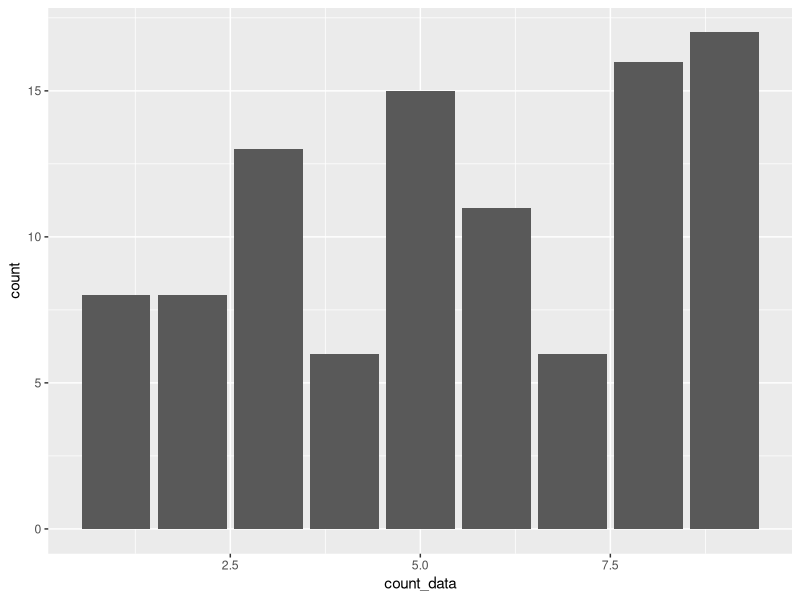
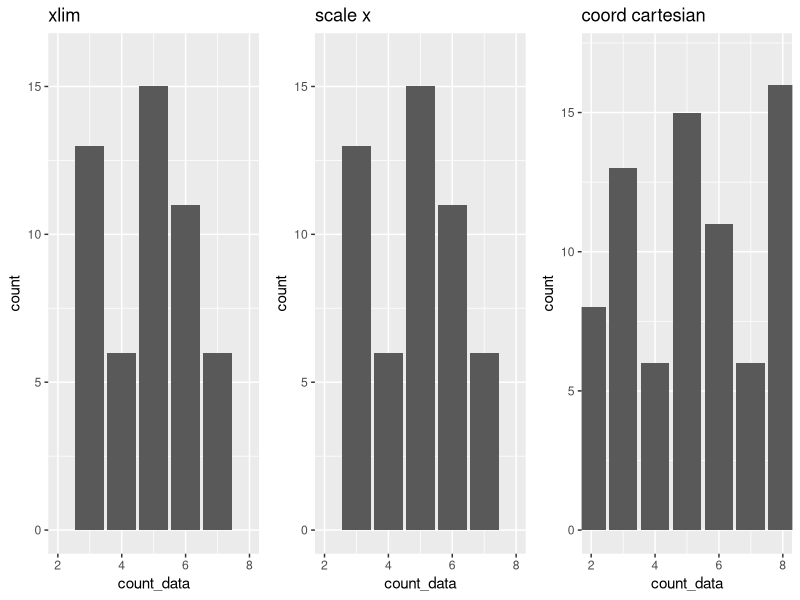
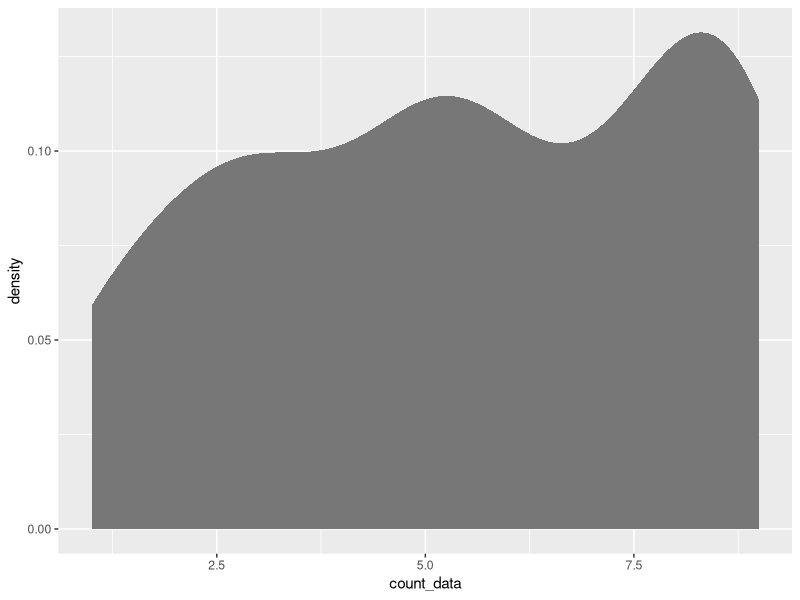
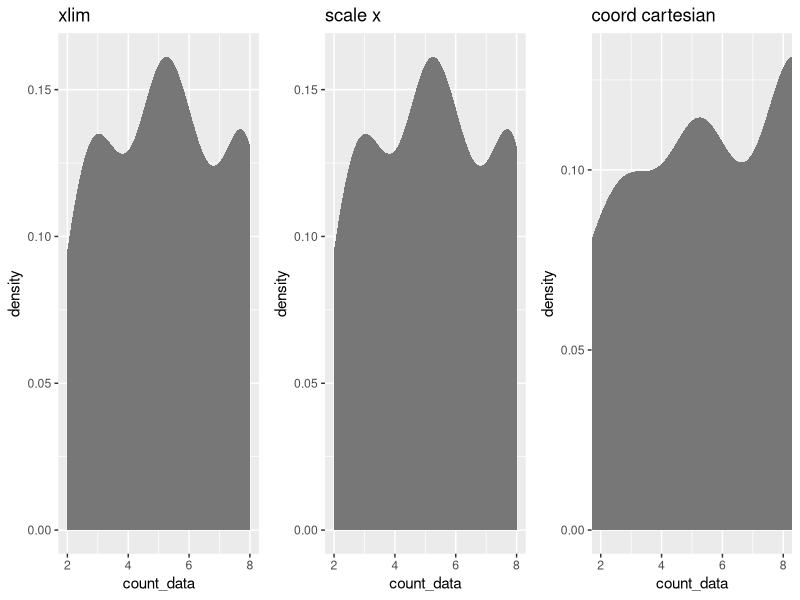

Write R code to recreate these figures, in order.
## ---- chunk 1
knitr::opts_chunk$set(echo = TRUE)
library(ggplot2)
library(knitr)
library(grid)
library(gridExtra)

## ---- chunk 2
    your.data <- data.frame(count_data = sample(seq(9), 100, replace=T))

    ggplot(your.data, aes(count_data)) + geom_bar(aes(text=count_data))
## ---- chunk 3
    
    p.lim <- ggplot(your.data, aes(count_data)) + geom_bar() + 
        xlim(c(2,8)) + ggtitle("xlim")
    
    p.scale <- ggplot(your.data, aes(count_data)) + geom_bar() + 
        scale_x_continuous(limits=c(2,8)) + ggtitle("scale x")
    
    p.coord <- ggplot(your.data, aes(count_data)) + geom_bar() + 
        coord_cartesian(xlim=c(2,8)) + ggtitle("coord cartesian")
    
    
    grid.arrange(p.lim, p.scale, p.coord, nrow=1, ncol=3)
## ---- chunk 4
    # fill="#777777" & linetype=0 are just added to make the plot look better
    ggplot(your.data, aes(count_data)) + geom_density(fill="#777777", linetype=0)
## ---- chunk 5
    p.lim <- ggplot(your.data, aes(count_data)) + geom_density(fill="#777777", linetype=0) + 
        xlim(c(2,8)) + ggtitle("xlim")
    
    p.scale <- ggplot(your.data, aes(count_data)) + geom_density(fill="#777777", linetype=0) + 
        scale_x_continuous(limits=c(2,8)) + ggtitle("scale x")
    
    p.coord <- ggplot(your.data, aes(count_data)) + geom_density(fill="#777777", linetype=0) + 
        coord_cartesian(xlim=c(2,8)) + ggtitle("coord cartesian")
    
    
    grid.arrange(p.lim, p.scale, p.coord, nrow=1, ncol=3)
